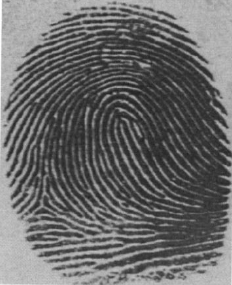
#> input picture fingerprint/images/1.png, 232 x 285 px
$ python compare.py
#> lines starting #> are read from the running program, lines starting #| are printed output that depends on the picture
import cv2
import numpy as np

def compare_fingerprints(image1, image2):
#> called with image1 = 'images/1.png', image2 = 'images/2.png'
    fingerprint1 = cv2.imread(image1, cv2.IMREAD_GRAYSCALE)
#> fingerprint1 is the input picture: shape (285, 232); min 31, max 255, mean 106.1
    fingerprint2 = cv2.imread(image2, cv2.IMREAD_GRAYSCALE)
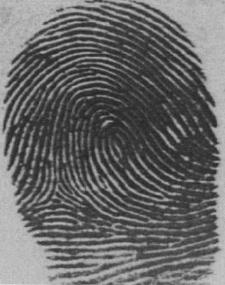
#> input picture fingerprint/images/2.png, 225 x 285 px
#> fingerprint2 is the input picture: shape (285, 225); min 33, max 219, mean 104.2

    fingerprint1 = cv2.resize(fingerprint1, (300, 400))
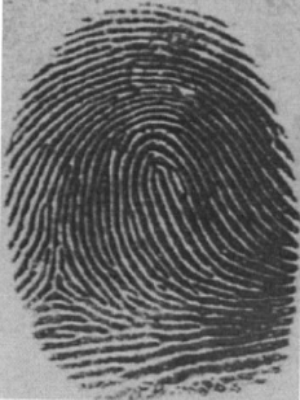
#> fingerprint1: shape (400, 300); min 34, max 255, mean 105.9
    fingerprint2 = cv2.resize(fingerprint2, (300, 400))
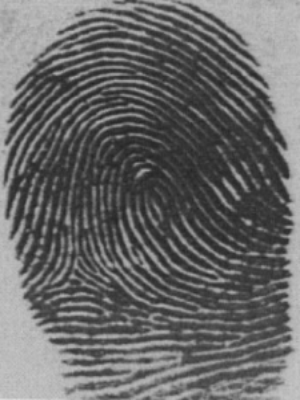
#> fingerprint2: shape (400, 300); min 34, max 219, mean 104.1

    hist1 = cv2.calcHist([fingerprint1], [0], None, [256], [0, 256])
#> hist1 = 256 values, max 2075 at index 54, min 0 at index 0, mean 468.8
    hist2 = cv2.calcHist([fingerprint2], [0], None, [256], [0, 256])
#> hist2 = 256 values, max 2198 at index 53, min 0 at index 0, mean 468.8

    score = cv2.compareHist(hist1, hist2, cv2.HISTCMP_CORREL)
#> score = 0.975
    if score > 0.6:
        return True
    else:
        return False

image1_path = 'images/1.png'
image2_path = 'images/2.png'

result = compare_fingerprints(image1_path, image2_path)
if result:
    print('Fingerprints are matching.')
else:
    print('Fingerprint are not matching.')
